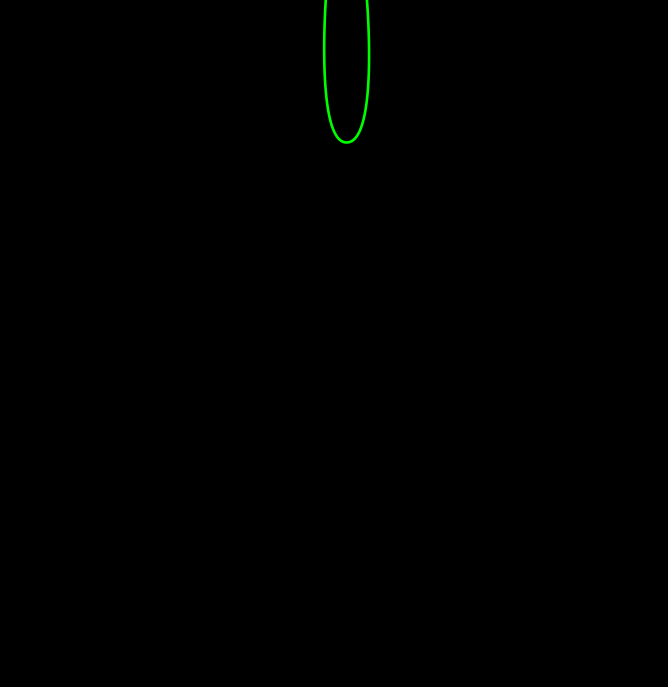
#> input picture TestPhotos/1img1.png, 1336 x 1374 px, found by its file name (shown at 1/2 size); its folder holds 4 pictures in this run
$ python ArrayToSTL_TEST1.py   (older library calls are emulated)
#> lines starting #> are read from the running program, lines starting #| are printed output that depends on the picture; after the words box and inside, x2 and y2 are one past the last pixel; in counts of white or black regions, pixels touching at a corner belong together
### ImagesToArray.py
########################################################################
#                            ImagesToArray                             #
########################################################################
# This script is designed to take a given directory and output an array
# of all the points in all the images appended with a Z axis value


import cv2 as cv
import numpy as np
from matplotlib import pyplot as plt
import time
import os

DIRECTORY = '/home/pi/Desktop/ScannerDev/'

allPoints = []      # List of all points in all images
filteredPoints = [] # List of points when duplicates removed
resolution = 1      # FOR EXAMPLE, from project global
minSep = 83         # Dist between camera and laser at extremities
maxTravel = 315     # Max distance laser can move
xPixels = 640       # PROJECT GLOBAL
yPixels = 480       # PROJECT GLOBAL


#---------------------    FUNCTION DEFINITIONS    ---------------------#

### Image to list conversion                                           #
def pointCorrection(xVal, yVal, zVal, camNum):
# Correction for xy distortion on each layer
    global minSep, xPixels, yPixels
    # Make centre of image 0,0
    xVal = xVal - (xPixels/2)
    yVal = yVal - (yPixels/2)

    # Distortion for each camera is different for a shared plane
    if camNum == 1:
        xVal = round((xVal*0.598*(minSep + zVal)/xPixels),3)
        yVal = round((yVal*0.448*(minSep + zVal)/yPixels),3)

    elif camNum == 2:
        xVal = round((xVal*0.598*(minSep + (maxTravel - zVal))/ xPixels),3)
        yVal = round((yVal*0.448*(minSep + (maxTravel - zVal))/ yPixels),3)

    return (xVal, yVal)


def imageToPoints(image, camNum, zVal):
# Takes an image and appends to allPoints list with given z value
#> called with camNum = 1, zVal = 1
    ret, discrImage = cv.threshold (image, 127, 255, 0)
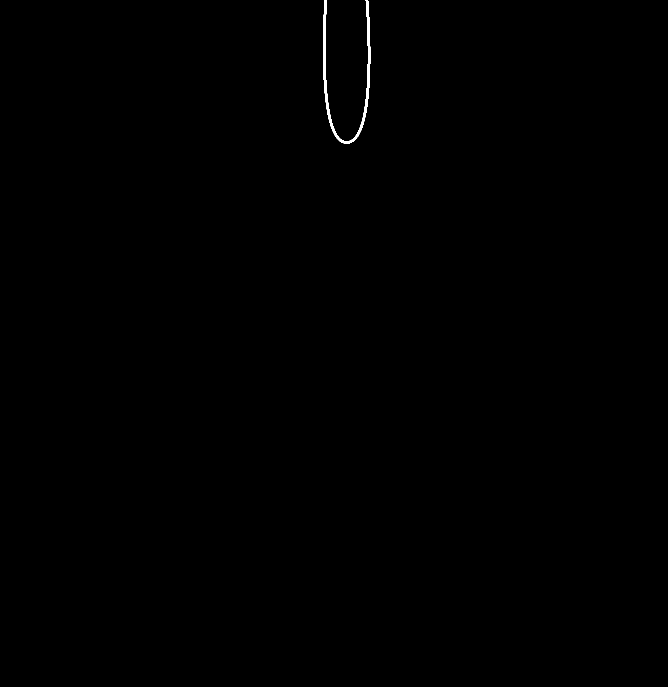
#> discrImage: shape (1374, 1336) (shown at 1/2 size); 0.16% white; 1 white region, box (x1, y1, x2, y2) and area: (646, 0, 741, 287) 3007
    #height, width = discrImage.shape

    # Add a line of white values to the top of the image.
    # This ensures that the binary outer contour works.
    # It is removed later before writing to point cloud.
    # Order is [y,x] i.e. [row, column]
    discrImage[0,:] = 255 # 1st row, and the whole x range
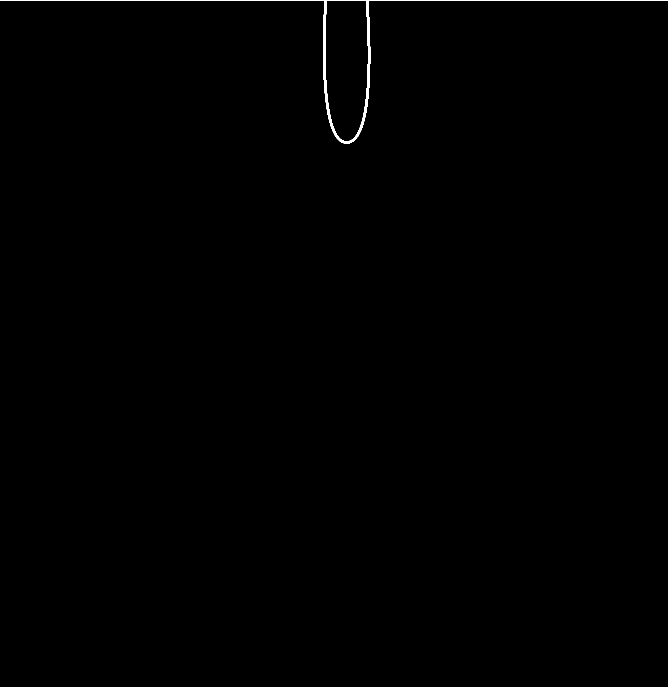
#> discrImage: shape (1374, 1336) (shown at 1/2 size); 0.24% white; 1 white region

    img, vectImage, heirarchy = cv.findContours(discrImage, cv.RETR_EXTERNAL, cv.CHAIN_APPROX_SIMPLE)
#> vectImage = 1 contour; box (x1, y1, x2, y2) and area: (0, 0, 1336, 287) 23701

    # from all the contours, extract the largest based off of the area
    contImage = max(vectImage, key=cv.contourArea)
#> contImage = contour of 139 points, box (x1, y1, x2, y2) (0, 0, 1336, 287), area 23701


    # Append all dimensions of point to list of all points
    for point in contImage:
        xVal, yVal = tuple(point[0])
        """allPoints[i][0] = float(xVal)
        allPoints[i][1] = float(yVal)
        allPoints[i][2] = float(zVal)"""
        # Skip top line of the image (white values written previously)
        if xVal > 3:
            # X and Y correction
            xVal, yVal = pointCorrection(xVal, yVal, zVal, camNum)

            point3D = (float(xVal), float(yVal), float(zVal))

            allPoints.append(point3D)
#> this loop made 139 passes
#> (point, xVal, yVal, point3D) on passes 2 to 13: ([[648, 0]], 25.74, -18.82, (25.74, -18.82, 1)), ([[649, 1]], 25.82, -18.74, (25.82, -18.74, 1)), ([[649, 7]], 25.82, -18.27, (25.82, -18.27, 1)), ([[648, 8]], 25.74, -18.19, (25.74, -18.19, 1)), ([[648, 28]], 25.74, -16.62, (25.74, -16.62, 1)), ([[647, 29]], 25.66, -16.54, (25.66, -16.54, 1)), ([[647, 55]], 25.66, -14.5, (25.66, -14.5, 1)), ([[646, 56]], 25.59, -14.43, (25.59, -14.43, 1)), ([[646, 136]], 25.59, -8.15, (25.59, -8.15, 1)), ([[647, 137]], 25.66, -8.07, (25.66, -8.07, 1)), ([[647, 159]], 25.66, -6.35, (25.66, -6.35, 1)), ([[648, 160]], 25.74, -6.27, (25.74, -6.27, 1))
#> (xVal, yVal, point3D) on passes 61 to 66: (28.18, 3.29, (28.18, 3.29, 1)), (28.26, 3.29, (28.26, 3.29, 1)), (28.41, 3.45, (28.41, 3.45, 1)), (28.49, 3.45, (28.49, 3.45, 1)), (28.57, 3.53, (28.57, 3.53, 1)), (28.73, 3.53, (28.73, 3.53, 1))


    return

def imagesToList(pathToImages):
# Iterates through directory and processes each image into array
    global resolution
    for img in os.listdir(pathToImages):
        # Filters out any rogue files (e.g. hidden)
        if img.endswith(".png"):
            image = cv.imread(DIRECTORY + 'TestPhotos/' + img, cv.IMREAD_GRAYSCALE)
            #print image
            if len(image) == 0:
                print(DIRECTORY+'TestPhotos/'+img, "could not be read!")
                return # can't go on with an invalid image
            print ('Processing ' + img)

            camNum, imgNum = os.path.splitext(img)[0].split('img')
            camNum = int(camNum)
            imgNum = int(imgNum)
            zVal = imgNum*resolution

            imageToPoints(image, camNum, zVal)


        else: print ('File ' + img +''' not of format [x]img[y].png''')
#> pass 2 of the loop in imagesToList, `for img in os.listdir(pathToImages):`:
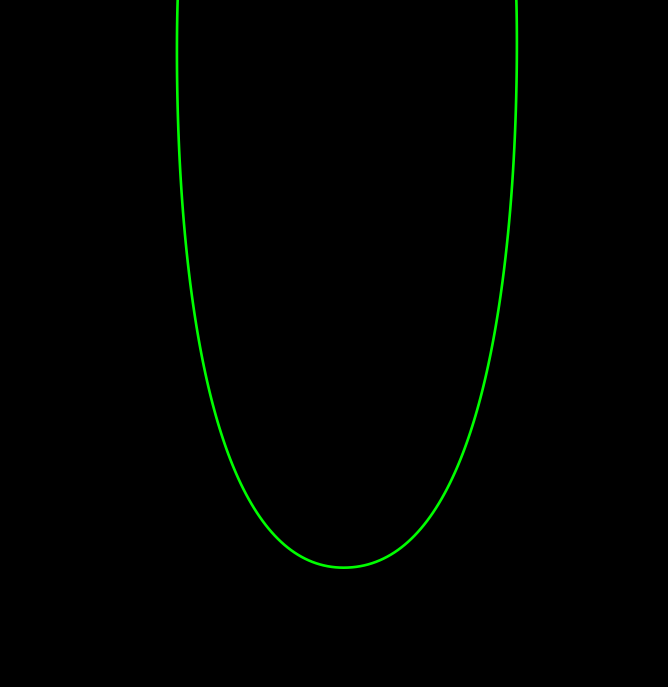
#> input picture TestPhotos/1img11.png, 1336 x 1374 px, found by its file name (shown at 1/2 size)
#> in imageToPoints (call 2), `ret, discrImage = cv.threshold (image, 127, 255, 0)`:
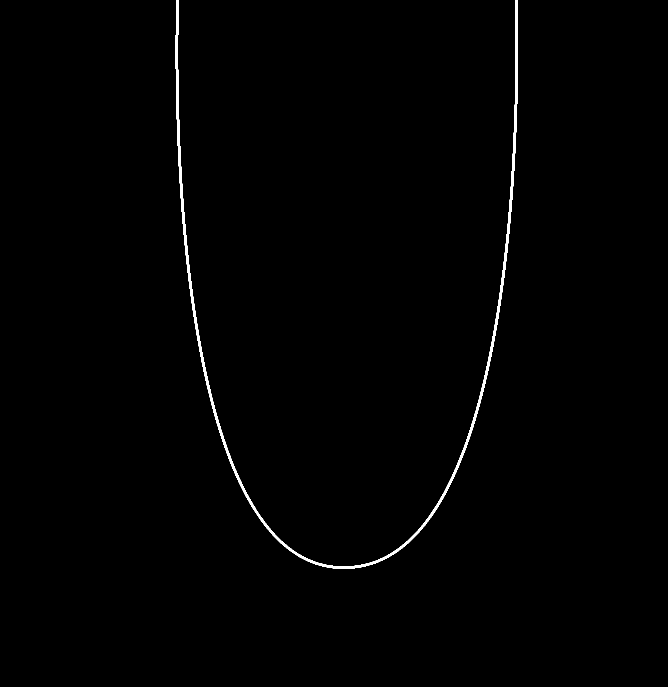
#> discrImage: shape (1374, 1336) (shown at 1/2 size); 0.69% white; 1 white region, box (x1, y1, x2, y2) and area: (351, 0, 1036, 1138) 12679
#> in imageToPoints (call 2), `discrImage[0,:] = 255`:
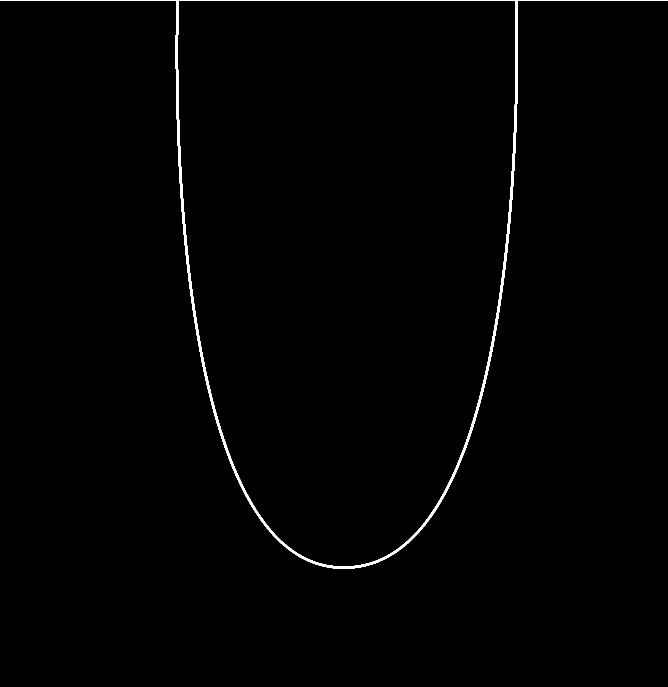
#> discrImage: shape (1374, 1336) (shown at 1/2 size); 0.76% white; 1 white region, box (x1, y1, x2, y2) and area: (0, 0, 1336, 1138) 14005
#> the loop in imageToPoints (call 2), `for point in contImage:` made 814 passes
#> point on passes 1 to 3: [[0, 0]], [[352, 0]], [[353, 1]]
#> pass 3 of the loop in imagesToList, `for img in os.listdir(pathToImages):`:
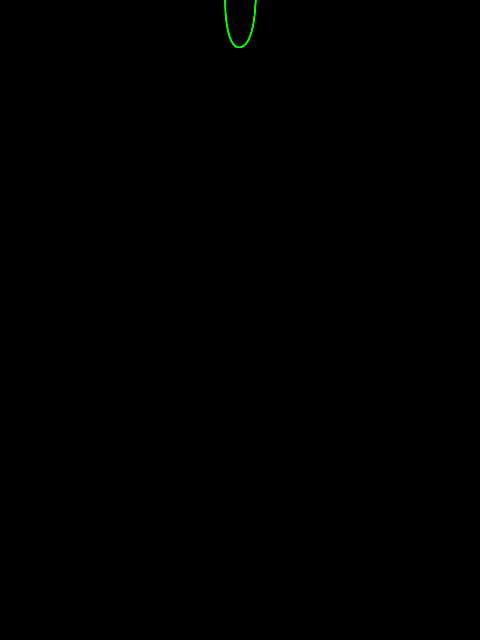
#> input picture TestPhotos/1img117.png, 480 x 640 px, found by its file name
#> image: shape (640, 480)
#> in imageToPoints (call 3), `discrImage[0,:] = 255`:
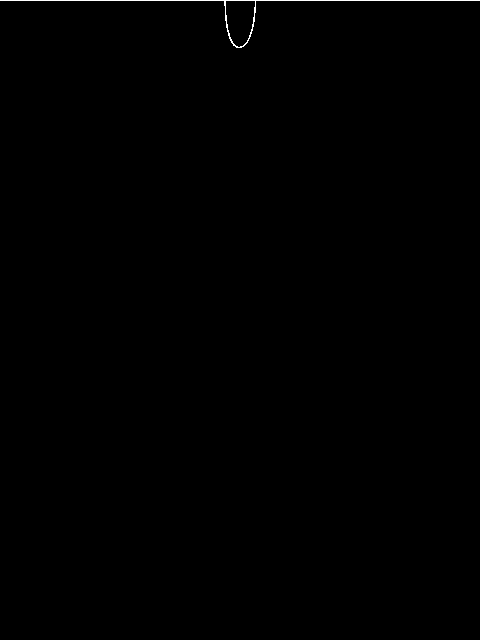
#> discrImage: shape (640, 480); 0.21% white in thin lines or dots, all inside (x1, y1, x2, y2) = (0, 0, 480, 48)
#> the loop in imageToPoints (call 3), `for point in contImage:` made 45 passes
#> point on passes 1 to 8: [[0, 0]], [[223, 0]], [[224, 1]], [[224, 5]], [[225, 6]], [[225, 20]], [[226, 21]], [[226, 27]]
#> the loop made 4 passes; the first 3 are shown
    print ('Processed all images')


### Removal of duplicates                                              #
def theCondition(xs,ys):
    # working with squares, 2.5e-05 is 0.005*0.005
    return sum((x-y)*(x-y) for x,y in zip(xs,ys)) > 2.5e-05

def filterPoints(checkValues,condition):
    print (str(len(checkValues)) + ' points')
#| 1205 points
    print ('Removing duplicates...')
    start = time.time()
    result = []
    i = 0
    for value in checkValues:
        i = i + 1
        print ('\rProcessing ' + str(i) + ' of ' + str(len(checkValues)), end='')

        if all(condition(value,other) for other in result if other[2] == value[2]):
            result.append(value)
#> this loop made 1205 passes
#> value on passes 1 to 3: (25.74, -18.82, 1), (25.82, -18.74, 1), (25.82, -18.27, 1)
#| Processing 1 of 1205
#| Processing 2 of 1205
#| Processing 3 of 1205
#| Processing 4 of 1205
#| Processing 5 of 1205
#| Processing 6 of 1205
#| Processing 7 of 1205
#| Processing 8 of 1205
#> (further printed lines are left out)
    end = time.time()
    timeElapsed = round(end - start)
    print ('\nProcessed in ' + str(timeElapsed) + ' seconds')
    print (str(len(result)) + ' points remaining')
#| 1205 points remaining
    return result


### Overall function                                                   #
def getPoints(pathToImages):
    imagesToList(pathToImages)
    return filterPoints(allPoints, theCondition)


#-----------------------------    MAIN    -----------------------------#

# [8 lines that do not run on import are left out]


### ArrayToSTL_TEST1.py
########################################################################
#                              ArrayToSTL                              #
########################################################################
# This script is designed to take a given array (allPoints) and
# convert it to an STL file


import cv2 as cv
import numpy as np
from matplotlib import pyplot as plt
import os

from mpl_toolkits.mplot3d import Axes3D
from scipy.spatial import ConvexHull

# Import the array-creation functions
from ImagesToArray import *


if __name__ == '__main__':
# For testing purposes
    pathToImages = DIRECTORY + 'TestPhotos/'

    print ('Extracting points from images...')
    filteredPoints = getPoints(pathToImages)

    #print np.array(filteredPoints)


    fig = plt.figure()
    ax = fig.add_subplot(111, projection='3d')

    points= np.array(filteredPoints)

    hull = ConvexHull(points)

    edges = list(zip(*points))

    # Simplices define the 3 points making up a triangle
    for simplex in hull.simplices:
        plt.plot(points[simplex,0], points[simplex,1], points[simplex,2], 'r-')
#> this loop made 362 passes
#> simplex on passes 1 to 3: [693, 1204, 950], [693, 137, 950], [655, 647, 1204]

    ax.plot(edges[0],edges[1],edges[2],'bo')

    ax.set_xlabel('x')
    ax.set_ylabel('y')
    ax.set_zlabel('z')

    plt.show()
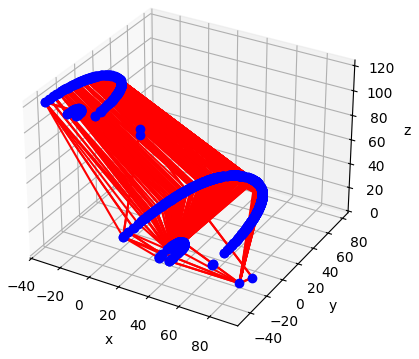
#> figure drawn by matplotlib, 1 panel
